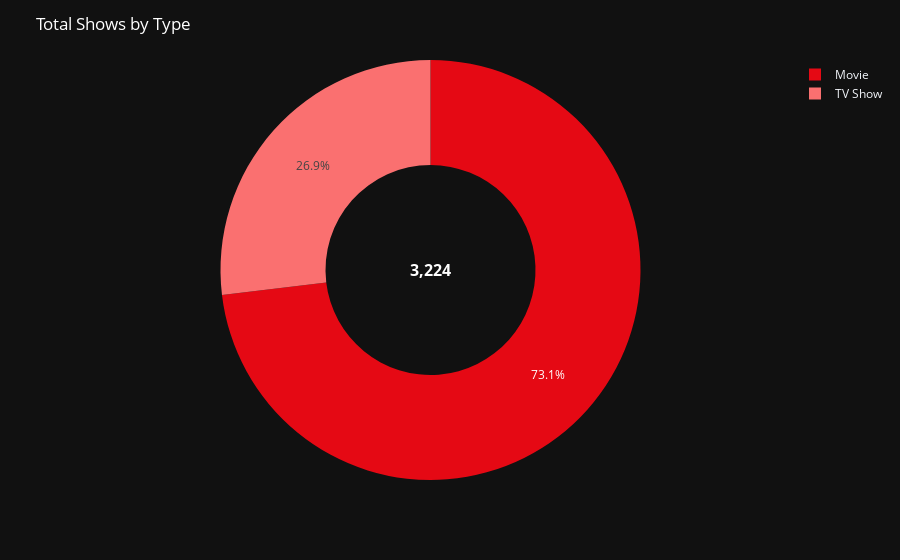

The code cell stored with this chart in its notebook:
### Code cell
# Data prep
type_counts = df_filtered['type'].value_counts().reset_index()
type_counts.columns = ['Type', 'Count']
total_shows = type_counts['Count'].sum()

# Donut chart
fig1 = px.pie(type_counts, values='Count', names='Type', hole=0.5,
             color_discrete_sequence=['#e50914', '#fa7070'])
fig1.update_layout(
    template='plotly_dark',
     title=dict(text='Total Shows by Type', x=0.04, xanchor='left', font=dict(color='white')),
    annotations=[dict(text=f"<b>{total_shows:,}</b>", x=0.5, y=0.5, showarrow=False, font=dict(size=16, color='white'))]
)

fig1.show()

### Figure 1 — Plotly figure (JSON) as saved in the notebook; plotly's stock layout.template omitted (floating-point values rounded to 4 significant figures)
{"data": [{"domain": {"x": [0, 1], "y": [0, 1]}, "hole": 0.5, "hovertemplate": "Type=%{label}<br>Count=%{value}<extra></extra>", "labels": ["Movie", "TV Show"], "legendgroup": "", "name": "", "showlegend": true, "type": "pie", "values": [2357, 867]}], "layout": {"annotations": [{"font": {"color": "white", "size": 16}, "showarrow": false, "text": "<b>3,224</b>", "x": 0.5, "y": 0.5}], "legend": {"tracegroupgap": 0}, "margin": {"t": 60}, "piecolorway": ["#e50914", "#fa7070"], "title": {"font": {"color": "white"}, "text": "Total Shows by Type", "x": 0.04, "xanchor": "left"}}}
